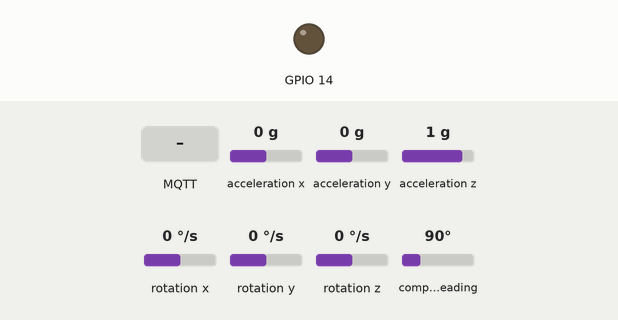
Recording of a sketch running on a simulated ESP32. Shown: output pins drawn as LEDs (lit = HIGH). The test bench sets the inputs (shaded band); at power-on: acceleration x 0 g, acceleration y 0 g, acceleration z 1 g, rotation x 0 °/s, rotation y 0 °/s, rotation z 0 °/s, compass heading 90°. WiFi joins after 1.5 s; servers stay silent unless stated; no MQTT or app messages arrive unless stated; what the sketch prints to the serial monitor is not drawn.

Above: at 6.7 s.
6.8 s: MQTT message "on" arrives on the first subscribed topic
At 7.2 s:
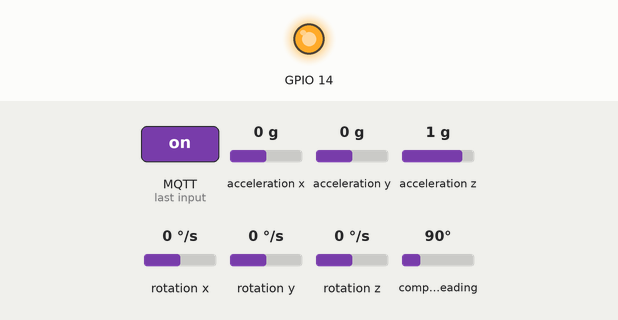
8.3 s: MQTT message "0" arrives on the first subscribed topic
At 9.2 s:
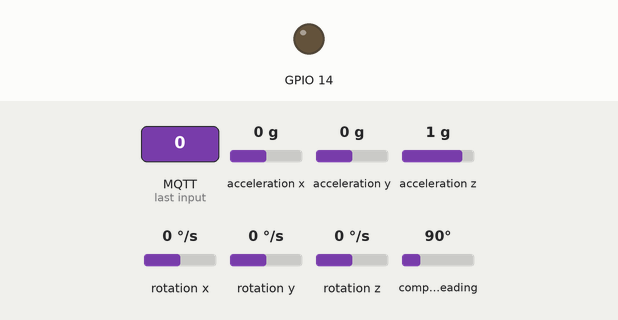
9.8 s: MQTT message "1" arrives on the first subscribed topic
At 11.1 s:
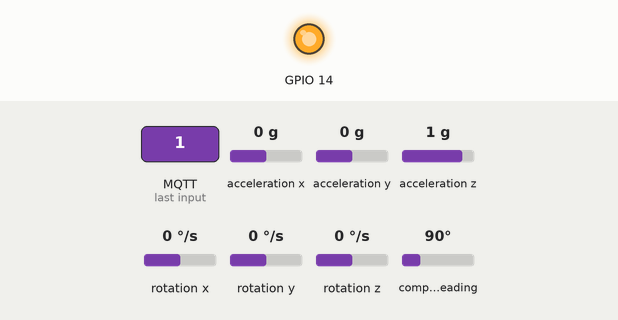
Timing chart, 0 to 12.8 s (numbered marks = the images above; inputs shaded):
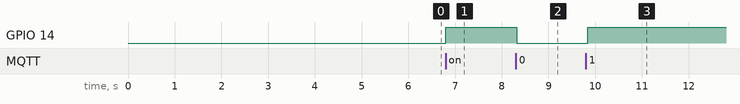

The sketch:

testWithGestureWithLED.ino
```cpp
#include <EEPROM.h>
#include <WiFi.h>
#include <PubSubClient.h>
#include <Wire.h>
#include <Adafruit_Sensor.h>
#include <Adafruit_BNO055.h>
#include <utility/imumaths.h>
#include <QueueArray.h>

// Connect to the WiFi
const char* ssid = "NETGEAR99";
const char* password = "19930903";
const char* mqtt_server = "192.168.1.8";
HardwareSerial Serial1(2);
WiFiClient espClient;
PubSubClient client(espClient);

Adafruit_BNO055 bno = Adafruit_BNO055(55);


typedef struct {
  int32_t x;
  int32_t y;
  int32_t z;
  uint8_t qf;
  double yaw;
  double pitch;
  double roll;
} dwm_pos_t;

typedef struct {
  double magA;
  double magG;
} dataPacket;


#define BNO055_SAMPLERATE_DELAY_MS (100)


int counter = 0;
QueueArray <dataPacket> queue;


void callback(char* topic, byte* payload, unsigned int length) {
   for (int i = 0; i < length; i++) {
    char receivedChar = (char)payload[i];
    Serial.println(receivedChar);
    if (receivedChar == '0')
    {
        digitalWrite(14, LOW);

    }
    else{
       digitalWrite(14, HIGH);
      }
  }
}

void setup_wifi() {
  delay(10);
  // We start by connecting to a WiFi network
  Serial.println();
  Serial.print("Connecting to ");
  Serial.println(ssid);

  WiFi.begin(ssid, password);

  while (WiFi.status() != WL_CONNECTED) {
    delay(500);
    Serial.print(".");
  }

  Serial.println("");
  Serial.println("WiFi connected");
  Serial.println("IP address: ");
  Serial.println(WiFi.localIP());
}
void reconnect() {
  // Loop until we're reconnected
  while (!client.connected()) {
    Serial.print("Attempting MQTT connection...");
    // Attempt to connect
    if (client.connect("ESP32TestUser", "admin", "19930903")) {
      client.subscribe("trigger");
      Serial.println("connected");
    } else {
      Serial.print("failed, rc=");
      Serial.print(client.state());
      Serial.println(" try again in 3 seconds");

      delay(3000);
    }
  }
}

void setup()
{
  Serial.begin(9600);
  Serial1.begin(115200);
  client.setServer(mqtt_server, 1883);
  setup_wifi();
  client.setCallback(callback);
  delay(3000);

  if (!bno.begin())
  {
    Serial.print("Ooops, no BNO055 detected ... Check your wiring or I2C ADDR!");
    while (1);
  }
  pinMode(14, OUTPUT);
  digitalWrite(14,LOW);
  delay(1000);
  bno.setExtCrystalUse(true);

}

void loop()
{
  if (!client.connected()) {
    reconnect();
  }
  client.loop();
  if (counter > 0) {
    counter --;
  }
  sensors_event_t event;
  bno.getEvent(&event);
  imu::Vector<3> acc = bno.getVector(Adafruit_BNO055::VECTOR_LINEARACCEL);
  imu::Vector<3> gyros = bno.getVector(Adafruit_BNO055::VECTOR_GYROSCOPE);

  double magA = sqrt(acc.x() * acc.x() + acc.y() * acc.y() + acc.z() * acc.z());
  double magG = sqrt(gyros.x() * gyros.x() + gyros.y() * gyros.y() + gyros.z() * gyros.z());
  const dataPacket tmpData = {magA, magG};
  if (queue.count() == 7) {
    queue.dequeue();
  }
  queue.enqueue(tmpData);
  String myimudata = "";
  char * charData1 = (char*)malloc(50);
  myimudata += String(acc.x());
  myimudata += " ";
  myimudata += String(acc.y());
  myimudata += " ";
  myimudata += String(acc.z());
  myimudata += " ";
  myimudata += String(gyros.x());
  myimudata += " ";
  myimudata += String(gyros.y());
  myimudata += " ";
  myimudata += String(gyros.z());

  myimudata.toCharArray(charData1, 50);

  client.publish("data", charData1);
  free(charData1);


  if (queue.front().magA > 10 && queue.front().magG > 290 && magG < 50 && counter == 0) {
    dwm_pos_t * p_pos = (dwm_pos_t * )malloc(sizeof(dwm_pos_t));

    Serial1.write(0x02);
    Serial1.write((byte)0x00);
    delay(5);
    uint8_t data_cnt = 0;
    uint16_t rx_len = 0;
    uint8_t * rx_data = (byte*)malloc(50);
    while (Serial1.available()) {
      rx_data[rx_len] =  Serial1.read();
      rx_len++;

    }
    if (rx_data[2] == (byte)0x00 && rx_data[4] == (byte)0x0D) {
      data_cnt = 5;
      p_pos->x = rx_data[data_cnt]
                 + (rx_data[data_cnt + 1] << 8)
                 + (rx_data[data_cnt + 2] << 16)
                 + (rx_data[data_cnt + 3] << 24);
      data_cnt += 4;
      p_pos->y = rx_data[data_cnt]
                 + (rx_data[data_cnt + 1] << 8)
                 + (rx_data[data_cnt + 2] << 16)
                 + (rx_data[data_cnt + 3] << 24);
      data_cnt += 4;
      p_pos->z = rx_data[data_cnt]
                 + (rx_data[data_cnt + 1] << 8)
                 + (rx_data[data_cnt + 2] << 16)
                 + (rx_data[data_cnt + 3] << 24);
      data_cnt += 4;
      p_pos->qf = rx_data[data_cnt];
    }
    p_pos->yaw = event.orientation.x;
    p_pos->pitch = event.orientation.y;
    p_pos->roll = event.orientation.z;
    char * locCharData = (char*)malloc(80);
    String mydata1 = "";
    mydata1 += String(p_pos->x);
    mydata1 += " ";
    mydata1 += String(p_pos->y);
    mydata1 += " ";
    mydata1 += String(p_pos->z);
    mydata1 += " ";
    mydata1 += String(p_pos->yaw);
    mydata1 += " ";
    mydata1 += String(p_pos->pitch);
    mydata1 += " ";
    mydata1 += String(p_pos->roll);
    mydata1.toCharArray(locCharData, 80);
    client.publish("locData", locCharData);
    free(rx_data);
    free(locCharData);
    Serial.println( "detected a pointing!");
    counter = 10;
    free(p_pos);
  }
  delay(90);
}
```

Measured:
- after the input at 6.8 s, GPIO 14: LOW → HIGH at once
- after the input at 8.3 s, GPIO 14: HIGH → LOW at once
- after the input at 9.8 s, GPIO 14: LOW → HIGH after 0.05 s
